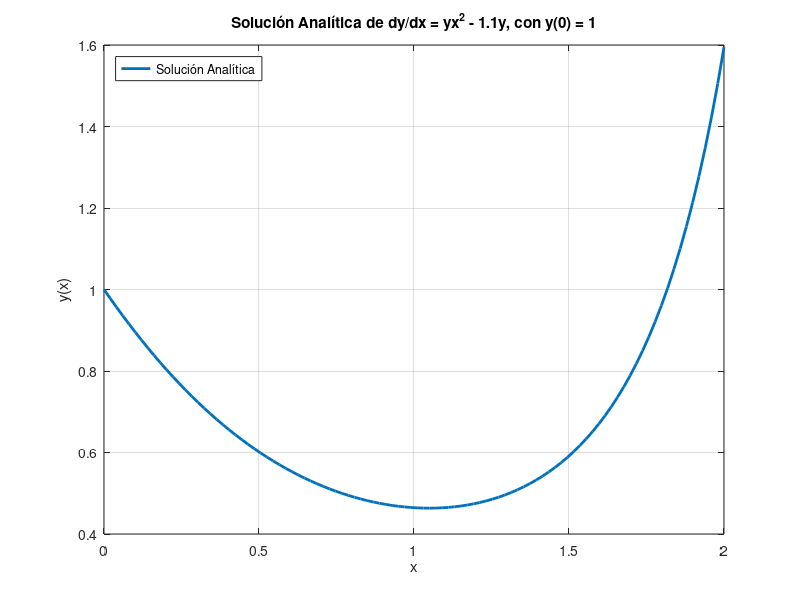

Write the MATLAB code that produced this figure.
% =========================================================================
% Alumno: Jonathan Meixueiro
% Matrícula: 240694
% Asesor: Claudio Hiram Carmona Jurado
%
% Método: Solución analítica del problema de valores iniciales
% Ejercicio 25.1: dy/dx = y * x^2 - 1.1 * y, con y(0) = 1
% =========================================================================

clc;
clear;
close all;

% Definimos el intervalo de x
x = linspace(0, 2, 100);  % 100 puntos entre 0 y 2

% Definimos la solución analítica y(x)
y = exp((x.^3)/3 - 1.1 .* x);

% Graficamos la solución
plot(x, y, 'LineWidth', 2);
grid on;
xlabel('x');
ylabel('y(x)');
title('Solución Analítica de dy/dx = yx^2 - 1.1y, con y(0) = 1');
legend('Solución Analítica', 'Location', 'northwest');
